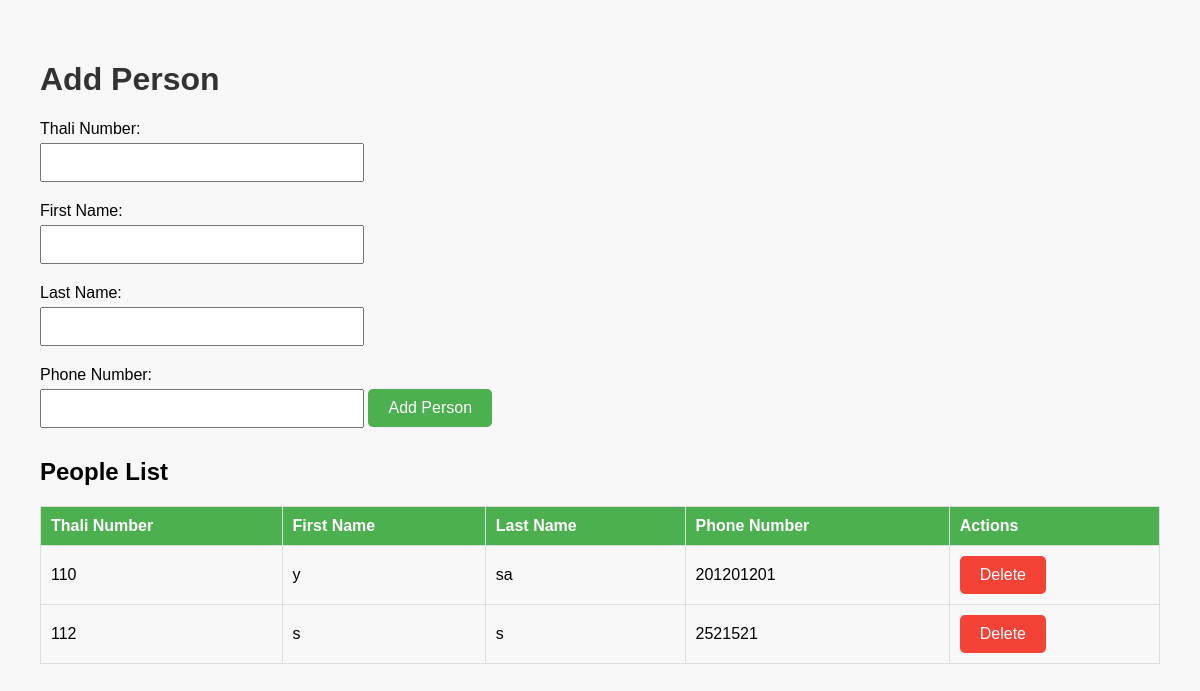
Page /add_person on the earlier database version.
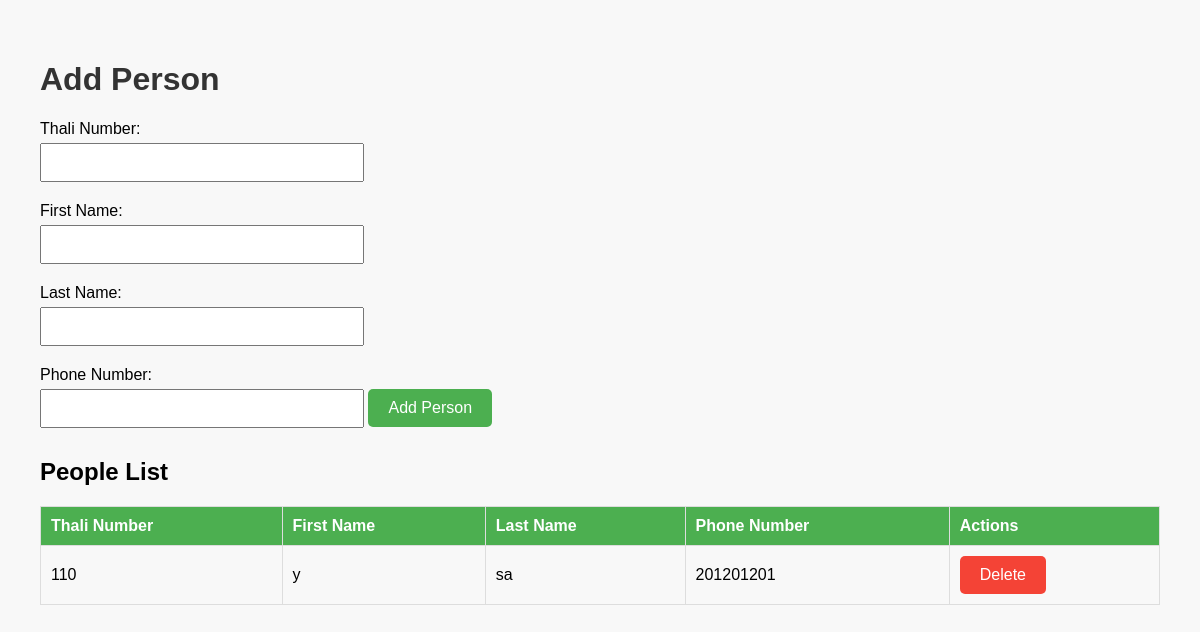
Same page on the later database version.
### app.py (models this page shows)
class Person(db.Model):
    thali_number = db.Column(db.String(50), primary_key=True, unique=True, nullable=False)
    first_name = db.Column(db.String(100), nullable=False)
    last_name = db.Column(db.String(100), nullable=False)
    phone_number = db.Column(db.String(20), nullable=False)

### app.py (the view)
@app.route('/add_person', methods=['GET'])
def add_person_page():
    people = Person.query.all()  # Fetch all Person records
    return render_template('add_person.html', people=people)

### templates/add_person.html (shortened to what this page needs)
<!DOCTYPE html>
<html lang="en">
<head>
</head>
<body>
    <h1>Add Person</h1>
    <form id="addPersonForm">
        <label for="thali_number">Thali Number:</label>
        <input type="text" id="thali_number" name="thali_number" required>
        <label for="first_name">First Name:</label>
        <input type="text" id="first_name" name="first_name" required>
        <label for="last_name">Last Name:</label>
        <input type="text" id="last_name" name="last_name" required>
        <label for="phone_number">Phone Number:</label>
        <input type="text" id="phone_number" name="phone_number">
        <button type="submit">Add Person</button>
    </form>
    <h2>People List</h2>
    <table id="peopleTable">
        <thead>
            <tr>
                <th>Thali Number</th>
                <th>First Name</th>
                <th>Last Name</th>
                <th>Phone Number</th>
                <th>Actions</th>
            </tr>
        </thead>
        <tbody>
            {% for person in people %}
                <tr data-thali="{{ person.thali_number }}">
                    <td>{{ person.thali_number }}</td>
                    <td>{{ person.first_name }}</td>
                    <td>{{ person.last_name }}</td>
                    <td>{{ person.phone_number }}</td>
                    <td><button class="delete-button" onclick="confirmDelete('{{ person.thali_number }}')">Delete</button></td>
                </tr>
            {% endfor %}
        </tbody>
    </table>
</body>
</html>

### templates/add_person.html (style rules this page uses)
body { font-family: Arial, sans-serif; margin: 20px; padding: 20px; background-color: #f8f8f8; }
h1 { color: #333; }
label { display: block; margin: 10px 0 5px; }
input { margin-bottom: 10px; padding: 10px; width: 300px; }
button { padding: 10px 20px; font-size: 16px; color: white; background-color: #4CAF50; border: none; border-radius: 5px; cursor: pointer; }
table { width: 100%; border-collapse: collapse; margin-top: 20px; }
th, td { padding: 10px; border: 1px solid #ddd; text-align: left; }
th { background-color: #4CAF50; color: white; }
.delete-button { background-color: #f44336; }

Differences in the rows shown:
removed Person: thali_number "112", first_name "s", last_name "s", phone_number "2521521"
